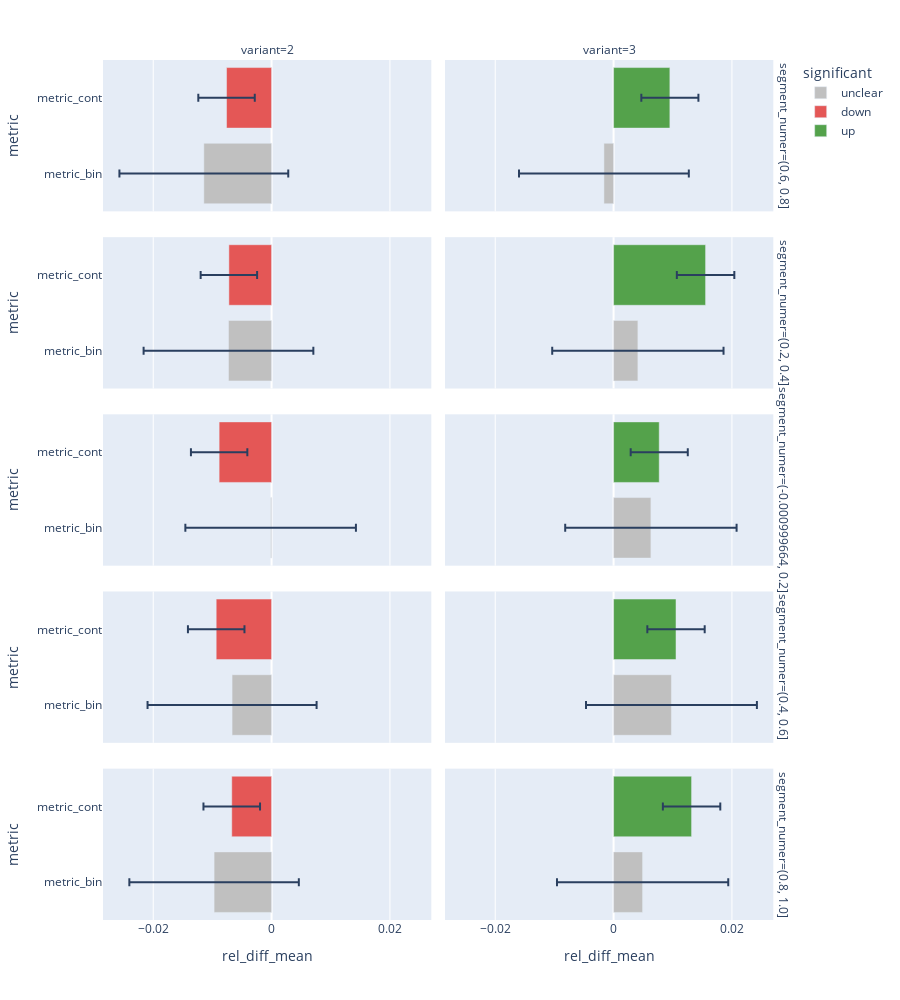

The notebook cell saved with this chart:
### Code cell
evaluator_segment_numer.summary_plot()

### Figure 1 — Plotly figure (JSON) as saved in the notebook; plotly's stock layout.template omitted (floating-point values rounded to 4 significant figures)
{"data": [{"alignmentgroup": "True", "error_x": {"array": [0.01427]}, "hovertemplate": "significant=unclear<br>segment_numer=(0.6, 0.8]<br>variant=2<br>rel_diff_mean=%{x}<br>metric=%{y}<extra></extra>", "legendgroup": "unclear", "marker": {"color": "silver", "pattern": {"shape": ""}}, "name": "unclear", "offsetgroup": "unclear", "orientation": "h", "showlegend": true, "textposition": "auto", "type": "bar", "x": [-0.01145], "xaxis": "x9", "y": ["metric_bin"], "yaxis": "y9"}, {"alignmentgroup": "True", "error_x": {"array": [0.01435]}, "hovertemplate": "significant=unclear<br>segment_numer=(0.6, 0.8]<br>variant=3<br>rel_diff_mean=%{x}<br>metric=%{y}<extra></extra>", "legendgroup": "unclear", "marker": {"color": "silver", "pattern": {"shape": ""}}, "name": "unclear", "offsetgroup": "unclear", "orientation": "h", "showlegend": false, "textposition": "auto", "type": "bar", "x": [-0.001631], "xaxis": "x10", "y": ["metric_bin"], "yaxis": "y10"}, {"alignmentgroup": "True", "error_x": {"array": [0.01434]}, "hovertemplate": "significant=unclear<br>segment_numer=(0.2, 0.4]<br>variant=2<br>rel_diff_mean=%{x}<br>metric=%{y}<extra></extra>", "legendgroup": "unclear", "marker": {"color": "silver", "pattern": {"shape": ""}}, "name": "unclear", "offsetgroup": "unclear", "orientation": "h", "showlegend": false, "textposition": "auto", "type": "bar", "x": [-0.007283], "xaxis": "x7", "y": ["metric_bin"], "yaxis": "y7"}, {"alignmentgroup": "True", "error_x": {"array": [0.01447]}, "hovertemplate": "significant=unclear<br>segment_numer=(0.2, 0.4]<br>variant=3<br>rel_diff_mean=%{x}<br>metric=%{y}<extra></extra>", "legendgroup": "unclear", "marker": {"color": "silver", "pattern": {"shape": ""}}, "name": "unclear", "offsetgroup": "unclear", "orientation": "h", "showlegend": false, "textposition": "auto", "type": "bar", "x": [0.004106], "xaxis": "x8", "y": ["metric_bin"], "yaxis": "y8"}, {"alignmentgroup": "True", "error_x": {"array": [0.01441]}, "hovertemplate": "significant=unclear<br>segment_numer=(-0.000999664, 0.2]<br>variant=2<br>rel_diff_mean=%{x}<br>metric=%{y}<extra></extra>", "legendgroup": "unclear", "marker": {"color": "silver", "pattern": {"shape": ""}}, "name": "unclear", "offsetgroup": "unclear", "orientation": "h", "showlegend": false, "textposition": "auto", "type": "bar", "x": [-0.0001579], "xaxis": "x5", "y": ["metric_bin"], "yaxis": "y5"}, {"alignmentgroup": "True", "error_x": {"array": [0.01448]}, "hovertemplate": "significant=unclear<br>segment_numer=(-0.000999664, 0.2]<br>variant=3<br>rel_diff_mean=%{x}<br>metric=%{y}<extra></extra>", "legendgroup": "unclear", "marker": {"color": "silver", "pattern": {"shape": ""}}, "name": "unclear", "offsetgroup": "unclear", "orientation": "h", "showlegend": false, "textposition": "auto", "type": "bar", "x": [0.006307], "xaxis": "x6", "y": ["metric_bin"], "yaxis": "y6"}, {"alignmentgroup": "True", "error_x": {"array": [0.01428]}, "hovertemplate": "significant=unclear<br>segment_numer=(0.4, 0.6]<br>variant=2<br>rel_diff_mean=%{x}<br>metric=%{y}<extra></extra>", "legendgroup": "unclear", "marker": {"color": "silver", "pattern": {"shape": ""}}, "name": "unclear", "offsetgroup": "unclear", "orientation": "h", "showlegend": false, "textposition": "auto", "type": "bar", "x": [-0.006676], "xaxis": "x3", "y": ["metric_bin"], "yaxis": "y3"}, {"alignmentgroup": "True", "error_x": {"array": [0.01444]}, "hovertemplate": "significant=unclear<br>segment_numer=(0.4, 0.6]<br>variant=3<br>rel_diff_mean=%{x}<br>metric=%{y}<extra></extra>", "legendgroup": "unclear", "marker": {"color": "silver", "pattern": {"shape": ""}}, "name": "unclear", "offsetgroup": "unclear", "orientation": "h", "showlegend": false, "textposition": "auto", "type": "bar", "x": [0.009779], "xaxis": "x4", "y": ["metric_bin"], "yaxis": "y4"}, {"alignmentgroup": "True", "error_x": {"array": [0.01432]}, "hovertemplate": "significant=unclear<br>segment_numer=(0.8, 1.0]<br>variant=2<br>rel_diff_mean=%{x}<br>metric=%{y}<extra></extra>", "legendgroup": "unclear", "marker": {"color": "silver", "pattern": {"shape": ""}}, "name": "unclear", "offsetgroup": "unclear", "orientation": "h", "showlegend": false, "textposition": "auto", "type": "bar", "x": [-0.009714], "xaxis": "x", "y": ["metric_bin"], "yaxis": "y"}, {"alignmentgroup": "True", "error_x": {"array": [0.01447]}, "hovertemplate": "significant=unclear<br>segment_numer=(0.8, 1.0]<br>variant=3<br>rel_diff_mean=%{x}<br>metric=%{y}<extra></extra>", "legendgroup": "unclear", "marker": {"color": "silver", "pattern": {"shape": ""}}, "name": "unclear", "offsetgroup": "unclear", "orientation": "h", "showlegend": false, "textposition": "auto", "type": "bar", "x": [0.004907], "xaxis": "x2", "y": ["metric_bin"], "yaxis": "y2"}, {"alignmentgroup": "True", "error_x": {"array": [0.00477]}, "hovertemplate": "significant=down<br>segment_numer=(0.6, 0.8]<br>variant=2<br>rel_diff_mean=%{x}<br>metric=%{y}<extra></extra>", "legendgroup": "down", "marker": {"color": "#E45756", "pattern": {"shape": ""}}, "name": "down", "offsetgroup": "down", "orientation": "h", "showlegend": true, "textposition": "auto", "type": "bar", "x": [-0.00761], "xaxis": "x9", "y": ["metric_cont"], "yaxis": "y9"}, {"alignmentgroup": "True", "error_x": {"array": [0.004771]}, "hovertemplate": "significant=down<br>segment_numer=(0.2, 0.4]<br>variant=2<br>rel_diff_mean=%{x}<br>metric=%{y}<extra></extra>", "legendgroup": "down", "marker": {"color": "#E45756", "pattern": {"shape": ""}}, "name": "down", "offsetgroup": "down", "orientation": "h", "showlegend": false, "textposition": "auto", "type": "bar", "x": [-0.007216], "xaxis": "x7", "y": ["metric_cont"], "yaxis": "y7"}, {"alignmentgroup": "True", "error_x": {"array": [0.004766]}, "hovertemplate": "significant=down<br>segment_numer=(-0.000999664, 0.2]<br>variant=2<br>rel_diff_mean=%{x}<br>metric=%{y}<extra></extra>", "legendgroup": "down", "marker": {"color": "#E45756", "pattern": {"shape": ""}}, "name": "down", "offsetgroup": "down", "orientation": "h", "showlegend": false, "textposition": "auto", "type": "bar", "x": [-0.008862], "xaxis": "x5", "y": ["metric_cont"], "yaxis": "y5"}, {"alignmentgroup": "True", "error_x": {"array": [0.004777]}, "hovertemplate": "significant=down<br>segment_numer=(0.4, 0.6]<br>variant=2<br>rel_diff_mean=%{x}<br>metric=%{y}<extra></extra>", "legendgroup": "down", "marker": {"color": "#E45756", "pattern": {"shape": ""}}, "name": "down", "offsetgroup": "down", "orientation": "h", "showlegend": false, "textposition": "auto", "type": "bar", "x": [-0.009358], "xaxis": "x3", "y": ["metric_cont"], "yaxis": "y3"}, {"alignmentgroup": "True", "error_x": {"array": [0.00478]}, "hovertemplate": "significant=down<br>segment_numer=(0.8, 1.0]<br>variant=2<br>rel_diff_mean=%{x}<br>metric=%{y}<extra></extra>", "legendgroup": "down", "marker": {"color": "#E45756", "pattern": {"shape": ""}}, "name": "down", "offsetgroup": "down", "orientation": "h", "showlegend": false, "textposition": "auto", "type": "bar", "x": [-0.00673], "xaxis": "x", "y": ["metric_cont"], "yaxis": "y"}, {"alignmentgroup": "True", "error_x": {"array": [0.004824]}, "hovertemplate": "significant=up<br>segment_numer=(0.6, 0.8]<br>variant=3<br>rel_diff_mean=%{x}<br>metric=%{y}<extra></extra>", "legendgroup": "up", "marker": {"color": "#54A24B", "pattern": {"shape": ""}}, "name": "up", "offsetgroup": "up", "orientation": "h", "showlegend": true, "textposition": "auto", "type": "bar", "x": [0.009513], "xaxis": "x10", "y": ["metric_cont"], "yaxis": "y10"}, {"alignmentgroup": "True", "error_x": {"array": [0.004858]}, "hovertemplate": "significant=up<br>segment_numer=(0.2, 0.4]<br>variant=3<br>rel_diff_mean=%{x}<br>metric=%{y}<extra></extra>", "legendgroup": "up", "marker": {"color": "#54A24B", "pattern": {"shape": ""}}, "name": "up", "offsetgroup": "up", "orientation": "h", "showlegend": false, "textposition": "auto", "type": "bar", "x": [0.01555], "xaxis": "x8", "y": ["metric_cont"], "yaxis": "y8"}, {"alignmentgroup": "True", "error_x": {"array": [0.004823]}, "hovertemplate": "significant=up<br>segment_numer=(-0.000999664, 0.2]<br>variant=3<br>rel_diff_mean=%{x}<br>metric=%{y}<extra></extra>", "legendgroup": "up", "marker": {"color": "#54A24B", "pattern": {"shape": ""}}, "name": "up", "offsetgroup": "up", "orientation": "h", "showlegend": false, "textposition": "auto", "type": "bar", "x": [0.007716], "xaxis": "x6", "y": ["metric_cont"], "yaxis": "y6"}, {"alignmentgroup": "True", "error_x": {"array": [0.004846]}, "hovertemplate": "significant=up<br>segment_numer=(0.4, 0.6]<br>variant=3<br>rel_diff_mean=%{x}<br>metric=%{y}<extra></extra>", "legendgroup": "up", "marker": {"color": "#54A24B", "pattern": {"shape": ""}}, "name": "up", "offsetgroup": "up", "orientation": "h", "showlegend": false, "textposition": "auto", "type": "bar", "x": [0.01055], "xaxis": "x4", "y": ["metric_cont"], "yaxis": "y4"}, {"alignmentgroup": "True", "error_x": {"array": [0.004853]}, "hovertemplate": "significant=up<br>segment_numer=(0.8, 1.0]<br>variant=3<br>rel_diff_mean=%{x}<br>metric=%{y}<extra></extra>", "legendgroup": "up", "marker": {"color": "#54A24B", "pattern": {"shape": ""}}, "name": "up", "offsetgroup": "up", "orientation": "h", "showlegend": false, "textposition": "auto", "type": "bar", "x": [0.01318], "xaxis": "x2", "y": ["metric_cont"], "yaxis": "y2"}], "layout": {"annotations": [{"font": {}, "showarrow": false, "text": "variant=2", "x": 0.24, "xanchor": "center", "xref": "paper", "y": 1, "yanchor": "bottom", "yref": "paper"}, {"font": {}, "showarrow": false, "text": "variant=3", "x": 0.74, "xanchor": "center", "xref": "paper", "y": 1, "yanchor": "bottom", "yref": "paper"}, {"font": {}, "showarrow": false, "text": "segment_numer=(0.8, 1.0]", "textangle": 90, "x": 0.98, "xanchor": "left", "xref": "paper", "y": 0.088, "yanchor": "middle", "yref": "paper"}, {"font": {}, "showarrow": false, "text": "segment_numer=(0.4, 0.6]", "textangle": 90, "x": 0.98, "xanchor": "left", "xref": "paper", "y": 0.294, "yanchor": "middle", "yref": "paper"}, {"font": {}, "showarrow": false, "text": "segment_numer=(-0.000999664, 0.2]", "textangle": 90, "x": 0.98, "xanchor": "left", "xref": "paper", "y": 0.5, "yanchor": "middle", "yref": "paper"}, {"font": {}, "showarrow": false, "text": "segment_numer=(0.2, 0.4]", "textangle": 90, "x": 0.98, "xanchor": "left", "xref": "paper", "y": 0.706, "yanchor": "middle", "yref": "paper"}, {"font": {}, "showarrow": false, "text": "segment_numer=(0.6, 0.8]", "textangle": 90, "x": 0.98, "xanchor": "left", "xref": "paper", "y": 0.912, "yanchor": "middle", "yref": "paper"}], "barmode": "relative", "height": 1000, "legend": {"title": {"text": "significant"}, "tracegroupgap": 0}, "margin": {"t": 60}, "xaxis": {"anchor": "y", "domain": [0, 0.48], "title": {"text": "rel_diff_mean"}}, "xaxis10": {"anchor": "y10", "domain": [0.5, 0.98], "matches": "x", "showticklabels": false}, "xaxis2": {"anchor": "y2", "domain": [0.5, 0.98], "matches": "x", "title": {"text": "rel_diff_mean"}}, "xaxis3": {"anchor": "y3", "domain": [0, 0.48], "matches": "x", "showticklabels": false}, "xaxis4": {"anchor": "y4", "domain": [0.5, 0.98], "matches": "x", "showticklabels": false}, "xaxis5": {"anchor": "y5", "domain": [0, 0.48], "matches": "x", "showticklabels": false}, "xaxis6": {"anchor": "y6", "domain": [0.5, 0.98], "matches": "x", "showticklabels": false}, "xaxis7": {"anchor": "y7", "domain": [0, 0.48], "matches": "x", "showticklabels": false}, "xaxis8": {"anchor": "y8", "domain": [0.5, 0.98], "matches": "x", "showticklabels": false}, "xaxis9": {"anchor": "y9", "domain": [0, 0.48], "matches": "x", "showticklabels": false}, "yaxis": {"anchor": "x", "domain": [0, 0.176], "title": {"text": "metric"}}, "yaxis10": {"anchor": "x10", "domain": [0.824, 1], "matches": "y", "showticklabels": false}, "yaxis2": {"anchor": "x2", "domain": [0, 0.176], "matches": "y", "showticklabels": false}, "yaxis3": {"anchor": "x3", "domain": [0.206, 0.382], "matches": "y", "title": {"text": "metric"}}, "yaxis4": {"anchor": "x4", "domain": [0.206, 0.382], "matches": "y", "showticklabels": false}, "yaxis5": {"anchor": "x5", "domain": [0.412, 0.588], "matches": "y", "title": {"text": "metric"}}, "yaxis6": {"anchor": "x6", "domain": [0.412, 0.588], "matches": "y", "showticklabels": false}, "yaxis7": {"anchor": "x7", "domain": [0.618, 0.794], "matches": "y", "title": {"text": "metric"}}, "yaxis8": {"anchor": "x8", "domain": [0.618, 0.794], "matches": "y", "showticklabels": false}, "yaxis9": {"anchor": "x9", "domain": [0.824, 1], "matches": "y", "title": {"text": "metric"}}}}
